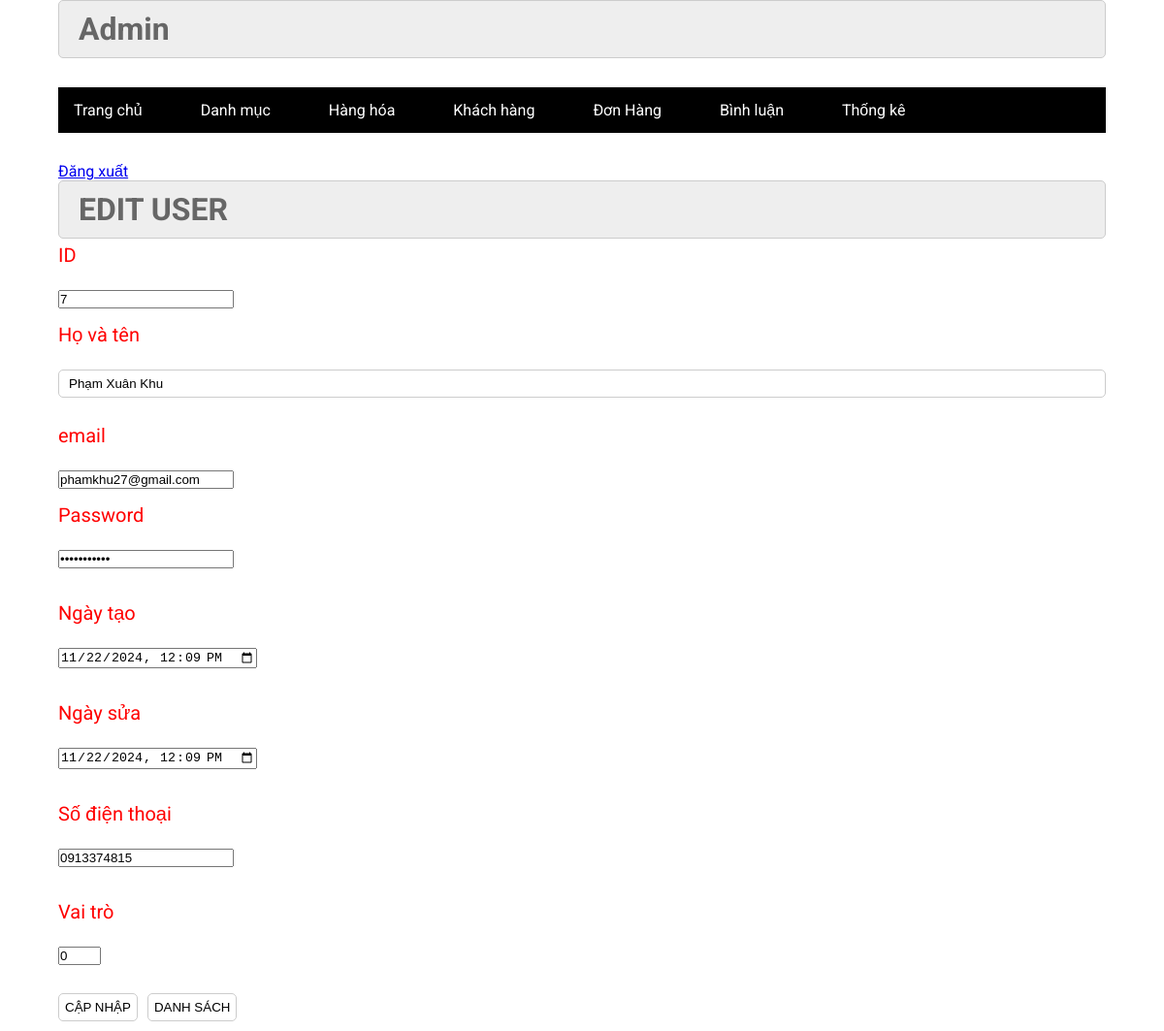
/index.php?pg=edituser&nguoiDung_id=7 (signed in), run on the app's committed database.
### tables this page shows
CREATE TABLE `nguoidung` (
  `nguoiDung_id` int NOT NULL,
  `ten` varchar(100) NOT NULL,
  `email` varchar(100) NOT NULL,
  `password` varchar(255) NOT NULL,
  `ngayTao` datetime NOT NULL,
  `ngaySua` datetime NOT NULL,
  `soDienThoai` varchar(15) NOT NULL,
  `role` tinyint(1) NOT NULL DEFAULT '0'
);

### commons/function.php (called while the page is built, shortened)
<?php
function connection()
{
    try {
        $conn = new PDO("mysql:host=" . HOST . ";dbname=" . DBNAME . ";port=" . PORT . ";charset=utf8", USERNAME, PASSWORD);
        $conn->setAttribute(PDO::ATTR_ERRMODE, PDO::ERRMODE_EXCEPTION);
        return $conn;
    } catch (PDOException $e) {
        echo "Lỗi kết nối CSDL: " . $e->getMessage();
    }
}
function view($view, $data = [])
{
    extract($data);
    include_once "view/$view.php";
}

### controllers/admin/NguoiDungController.php (called while the page is built, shortened)
<?php
class NguoiDungController{
 public function edit(){
    $nguoiDung_id =$_GET['nguoiDung_id'];
    $nguoidung = (new NguoiDung)->find_one($nguoiDung_id);
    view("admin/nguoidung/edit",['nguoidung'=>$nguoidung]);
 }
}
?>

### models/NguoiDung.php (called while the page is built, shortened)
<?php
class NguoiDung
{
    public $conn = null;
    public function __construct()
    {
        $this->conn = connection();
    }
    public function find_one($nguoiDung_id){
        $sql = "SELECT * FROM nguoidung WHERE nguoiDung_id=$nguoiDung_id";
        $stmt = $this->conn->prepare($sql);
        $stmt->execute();
        return $stmt->fetch(PDO::FETCH_ASSOC);
    }
}

### view/admin/nguoidung/edit.php (the view, shortened to what this page needs)
<?php include_once "view/admin/header.php" ?>
<div class="row2">
  <div class="row2 font_title">
    <h1>EDIT USER</h1>
  </div>
  <div class="row2 form_content ">
    <form action="" method="POST">
    <div class="row2 mb10 form_content_container">
        <label>ID</label> <br>
        <label for=""><input required type="number" name="nguoiDung_id" value="<?= $nguoidung['nguoiDung_id']?>"></label>
      </div>
    <div class="row2 mb10 form_content_container">
        <label> Họ và tên </label> <br>
        <label for=""><input required type="text" name="ten" value="<?= $nguoidung['ten']?>"></label>
      </div>
      <div class="row2 mb10">
        <label>email</label> <br>
        <label for=""><input type="email" required name="email" value="<?= $nguoidung['email']?>"></label>
      </div>
      <div class="row2 mb10 form_content_container">
        <label> Password</label> <br>
        <label for=""><input type="password" name="password" value="<?= $nguoidung['password']?>"></label>
        <br>
      </div>
      <div class="row2 mb10 form_content_container">
        <label>Ngày tạo</label> <br>
        <label for=""><input type="datetime-local" name="ngayTao" value="<?= $nguoidung['ngayTao']?>"></label>
        <br>
      </div>
      <div class="row2 mb10 form_content_container">
        <label>Ngày sửa</label> <br>
        <label for=""><input type="datetime-local" name="ngaySua" value="<?= $nguoidung['ngaySua']?>"></label>
        <br>
      </div>
      <div class="row2 mb10 form_content_container">
        <label>Số điện thoại</label> <br>
        <label for=""><input type="number" name="soDienThoai" value="<?= $nguoidung['soDienThoai']?>"></label>
        <br>
      </div>
      <div class="row2 mb10 form_content_container">
        <label>Vai trò</label> <br>
        <label for=""><input type="number"  required min="0" max="1" step="1" name="role" value="<?= $nguoidung['role']?>"></label>
        <br>
      </div>
      <div class="row mb10 ">
        <input class="mr20" type="submit" value="CẬP NHẬP">
        <a href="index.php?pg=nguoidung"><input class="mr20" type="button" value="DANH SÁCH"></a>
      </div>
    </form>
  </div>
</div>
<?php include_once "view/admin/footer.php" ?>

### assets/css/admin.css (style rules this page uses)
:root { --white-color:#fff; --black-color:#000; --text-color:#333; }
* { margin:0; padding:0; box-sizing:border-box; }
body { font-family:'Roboto', sans-serif; }
.row { display:flex; width:100%; }
.row2 { float:left; width:100%; }
.mb10 { margin-bottom:10px; }
form { text-align:center; }
.form_account input[type="email"], .form_account input[type="text"], .form_account input[type="password"], .form_content input[type="text"] { width:100%; border:1px solid #ccc; border-radius:5px ; padding:6px 10px; margin-bottom:12px; }
.form_account input[type="reset"], .form_account input[type="submit"], .form_content input[type="submit"], .form_content input[type="reset"], .form_content input[type="button"] { padding:6px; background:white; border:1px solid #CCC; border-radius:5px; }
.font_title { background-color:#EEE; border:1px #CCC solid; color:#666; border-radius:5px; padding:10px 20px; }
.mr20 { margin-right:10px; }
label { display:flex; justify-content:start; font-size:20px; color:red; margin-top:5px; }

### data on the page
nguoidung: nguoiDung_id "7", ten "Phạm Xuân Khu", email "phamkhu27@gmail.com", ngayTao "11/22/2024 12:09", ngaySua "11/22/2024 12:09", soDienThoai "0913374815", role "0"
